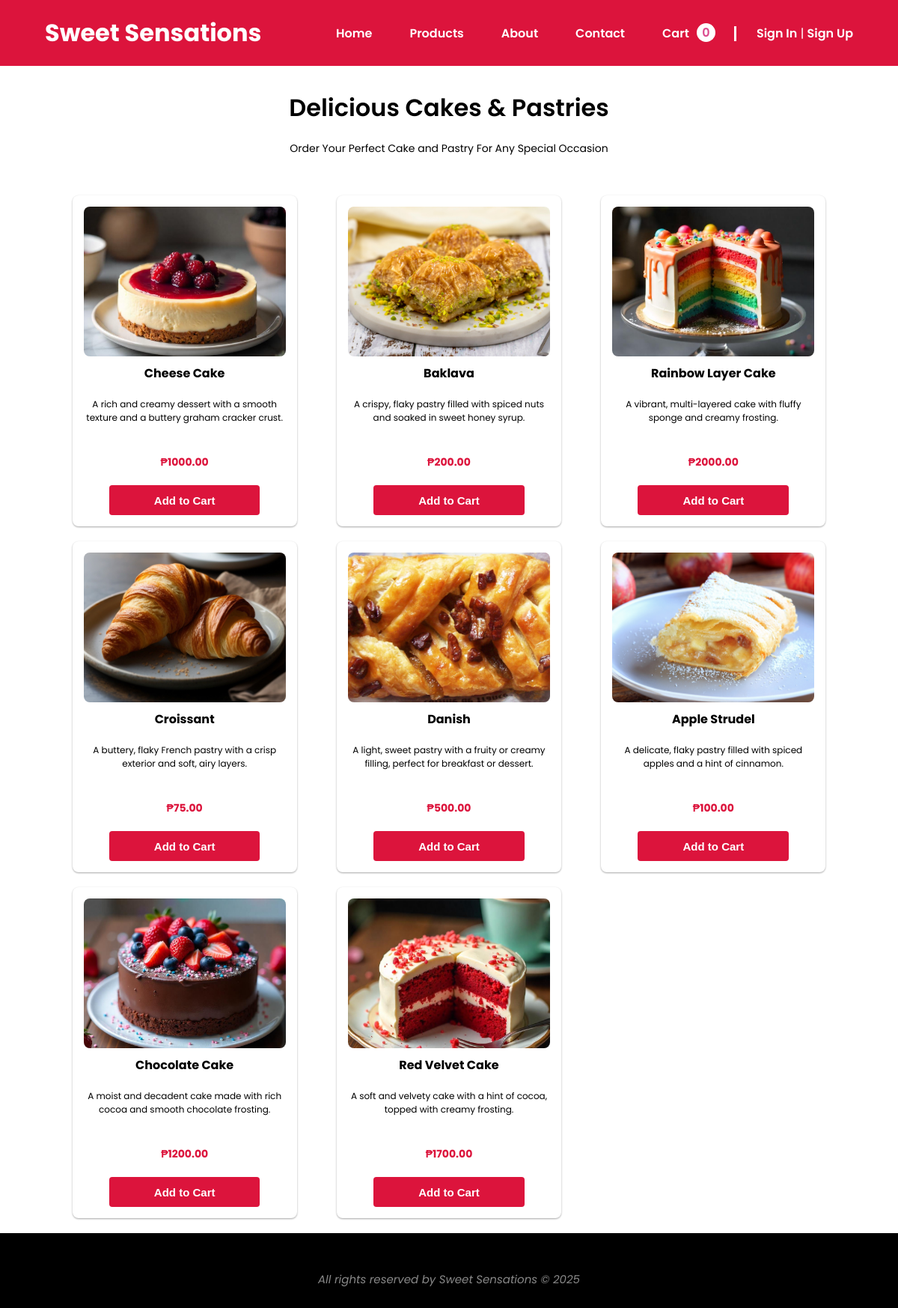
/pages/product.php, run on the app's committed database.
### tables this page shows
CREATE TABLE `products` (
  `id` int(11) NOT NULL,
  `name` varchar(100) NOT NULL,
  `description` text NOT NULL,
  `price` decimal(10,2) NOT NULL,
  `image` varchar(255) NOT NULL,
  `created_at` timestamp NOT NULL DEFAULT current_timestamp()
);

### pages/product.php (the view, shortened to what this page needs)
<?php
$servername = "localhost";
$username = "root";
$password = "";
$dbname = "sweet_sensations";
$conn = new mysqli($servername, $username, $password, $dbname);
$sql = "SELECT * FROM products";
$result = $conn->query($sql);
?>
<!DOCTYPE html>
<html lang="en">
<head>
    <link rel="stylesheet" href="../assets/css/style.css">
    <link rel="stylesheet" href="../assets/css/product.css">
    <link href='https://unpkg.com/boxicons@2.1.4/css/boxicons.min.css' rel='stylesheet'>
</head>
<body>
    <?php include $_SERVER['DOCUMENT_ROOT'] . '/Sweet Sensations/components/header.php'; ?>
    <section class="products">
        <div class="container">
            <h1>Delicious Cakes & Pastries</h1>
            <p>Order Your Perfect Cake and Pastry For Any Special Occasion</p>
            <div class="product-container">
                <?php while ($row = $result->fetch_assoc()): ?>
                    <div class="product">
                        <div class="image">
                            <img src="../uploads/<?php echo $row['image']; ?>" alt="<?php echo $row['name']; ?>">
                        </div>
                        <div class="pduct-info">
                            <h4><?php echo $row['name']; ?></h4>
                            <p style="font-size: 12px;"><?php echo $row['description']; ?></p>
                            <p class="product-price">₱<?php echo $row['price']; ?></p>
                        </div>
                        <div class="addcart-btn">
                            <?php if (isset($_SESSION['user_id'])): ?>
                                <form method="POST" action="">
                                    <input type="hidden" name="product_id" value="<?php echo $row['id']; ?>">
                                    <input type="hidden" name="product_name" value="<?php echo $row['name']; ?>">
                                    <input type="hidden" name="product_price" value="<?php echo $row['price']; ?>">
                                    <input type="hidden" name="product_image" value="<?php echo $row['image']; ?>">
                                    <button type="submit" name="add_to_cart" class="add-to-cart">Add to Cart</button>
                                </form>
                            <?php else: ?>
                                <button class="add-to-cart" onclick="alert('Please log in to add items to the cart.');">Add to Cart</button>
                            <?php endif; ?>
                        </div>
                    </div>
                <?php endwhile; ?>
            </div>
        </div>
    </section>
    <footer>
        <div class="container">
            <p><small>All rights reserved by Sweet Sensations &copy; 2025</small></p>
        </div>
    </footer>
</body>
</html>

### assets/css/style.css (style rules this page uses)
* { margin: 0; padding: 0; box-sizing: border-box; }
body { font-family: "Poppins", sans-serif; }
.container { width: 90%; margin: 0 auto; }
footer { display: flex; justify-content: center; align-items: center; background-color: #000; width: 100%; height: 100px; }
footer p { text-align: center; font-size: 18px; color: #888; margin-top: 20px; }
footer small { font-style: italic; }
button { width: 100%; padding: 10px; background-color: #DC143C; color: #fff; border: none; border-radius: 4px; cursor: pointer; font-size: 16px; }

### assets/css/product.css (style rules this page uses)
.products { padding-top: 2rem; text-align: center; }
.product-container { margin-top: 2rem; display: grid; grid-template-columns: repeat(auto-fit, minmax(250px, 1fr)); gap: 20px; justify-content: center; padding: 20px; }
.products .container h1 { text-align: center; font-weight: 600; font-size: 32px; }
.products .container p { text-align: center; margin: 20px 0; font-size: 14px; }
.product { display: flex; flex-direction: column; justify-content: space-between; align-items: center; padding: 15px; width: 100%; max-width: 300px; height: auto; border-radius: 8px; box-shadow: rgba(0, 0, 0, 0.12) 0px 1px 3px, rgba(0, 0, 0, 0.24) 0px 1px 2px; margin: auto; background-color: #fff; }
.image { width: 100%; height: 200px; overflow: hidden; border-radius: 8px; }
.image img { width: 100%; height: 100%; object-fit: cover; }
.product-price { color: #DC143C; font-size: 18px; font-weight: bold; }
.pduct-info { margin-top: 10px; text-align: center; display: flex; flex-direction: column; }
.pduct-info p { text-align: center !important; font-size: 14px; margin: 10px 0; }
.addcart-btn button { width: 100%; height: 40px; padding: 0 60px; border: none; font-weight: 600; font-size: 15px; color: #FFFFFF; border-radius: 4px; background-color: #DC143C; cursor: pointer; transition: background-color 0.3s ease; }

### data on the page
products: image (picture), name "Cheese Cake", description "A rich and creamy dessert with a smooth texture and a buttery graham cracker crust.", price "1000.00"
products: image+name (picture), name "Baklava", description "A crispy, flaky pastry filled with spiced nuts and soaked in sweet honey syrup.", price "200.00"
products: image (picture), name "Rainbow Layer Cake", description "A vibrant, multi-layered cake with fluffy sponge and creamy frosting.", price "2000.00"
products: image+name (picture), name "Croissant", description "A buttery, flaky French pastry with a crisp exterior and soft, airy layers.", price "75.00"
products: image (picture), name "Danish", description "A light, sweet pastry with a fruity or creamy filling, perfect for breakfast or dessert.", price "500.00"
products: image (picture), name "Apple Strudel", description "A delicate, flaky pastry filled with spiced apples and a hint of cinnamon.", price "100.00"
products: image (picture), name "Chocolate Cake", description "A moist and decadent cake made with rich cocoa and smooth chocolate frosting.", price "1200.00"
products: image (picture), name "Red Velvet Cake", description "A soft and velvety cake with a hint of cocoa, topped with creamy frosting.", price "1700.00"
